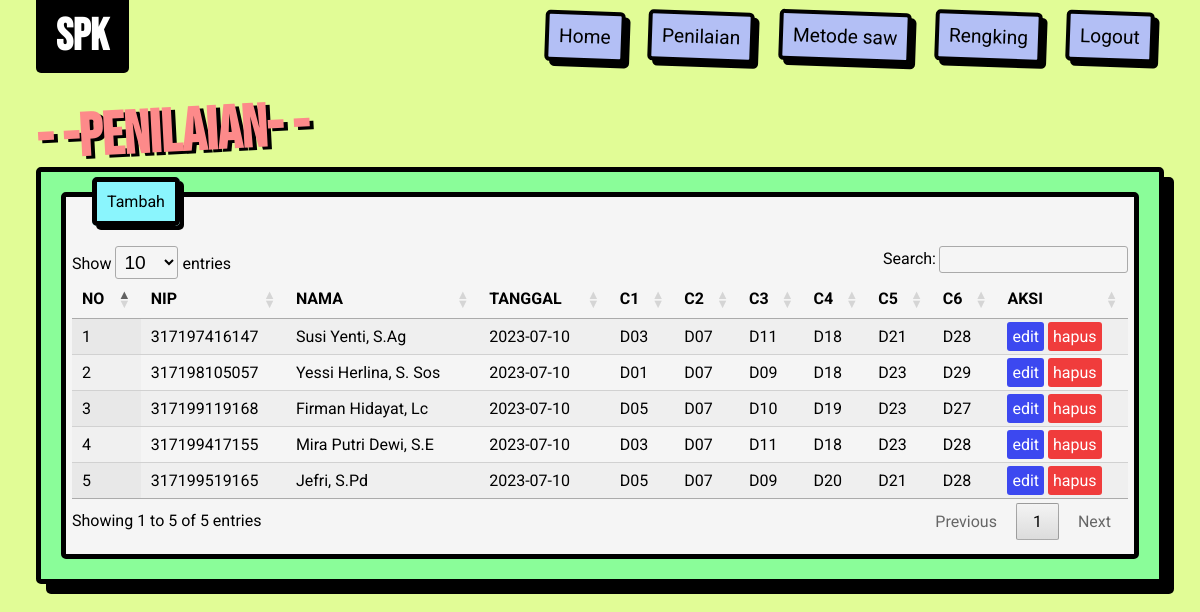
Page /user/read_penilaian.php (signed in) on the committed database.
### tables this page shows
CREATE TABLE `tbl_kriteria` (
  `id_kriteria` varchar(10) NOT NULL,
  `nama_kriteria` varchar(25) NOT NULL,
  `bobot` double NOT NULL,
  `kategori` varchar(10) NOT NULL
);

CREATE TABLE `tbl_alternatif` (
  `nip` varchar(25) NOT NULL,
  `nama_alternatif` varchar(25) NOT NULL,
  `jenis_kelamin` varchar(15) NOT NULL,
  `gol` varchar(10) NOT NULL,
  `program_studi` varchar(25) NOT NULL,
  `jabatan` varchar(15) NOT NULL
);

CREATE TABLE `tbl_subkriteria` (
  `id_sub` char(5) NOT NULL,
  `nama_sub` varchar(25) NOT NULL,
  `nilai_sub` double NOT NULL,
  `id_kriteria` char(5) NOT NULL
);

### asset/config/function.php (called while the page is built, shortened)
<?php
function koneksi()
{
  return mysqli_connect("localhost", "root", "", "spk_jabatanguru");
}
function query($query)
{
  $conn = koneksi();
  $result = mysqli_query($conn, $query) or die(mysqli_error($conn));
  $rows = [];
  while ($row = mysqli_fetch_array($result)) {
    $rows[] = $row;
  }
  return $rows;
}

### user/read_penilaian.php (the view, shortened to what this page needs)
<?php
require_once '../asset/config/function.php';
?>
<!DOCTYPE html>
<html lang="en">
<head>
  <link rel="stylesheet" href="../asset/css/style.css">
  <link rel="stylesheet" href="../datatables/datatables.css">
  <link rel="stylesheet" href="../datatables/datatables.css">
</head>
<body>
  <header>
    <div class="logo">
      <h1>SPK</h1>
    </div>
    <div class="menu">
      <ul>
        <li><a href="dashboard_user.php">Home</a></li>
        <li><a href="read_penilaian.php">Penilaian</a></li>
        <li><a href="Metode_saw.php">Metode saw</a></li>
        <li><a href="rangking.php">Rengking</a></li>
        <li><a href="../logout.php">Logout</a></li>
      </ul>
    </div>
  </header>
  <main>
    <h1>- -Penilaian- -</h1>
    <div class="container">
      <div class="container-body">
        <div class="container-head">
          <a href="create_penilaian.php" class="tambah">Tambah</a>
        </div>
        <div class="tabel">
          <table id="example" class="display dataTable" style="width:100%" aria-describedby="example_info">
            <thead>
              <tr>
                <th>NO</th>
                <th>NIP</th>
                <th>NAMA</th>
                <th>TANGGAL</th>
                <?php $kriteriaQuery = query("SELECT * FROM tbl_kriteria") ?>
                <?php foreach ($kriteriaQuery as $kriteria) : ?>
                  <th><?= $kriteria['id_kriteria']; ?></th>
                <?php endforeach; ?>
                <th>AKSI</th>
              </tr>
            </thead>
            <tbody>
              <?php $alternatifQuery = query("SELECT DISTINCT  a.nip, a.nama_alternatif, p.tanggal
                                      FROM tbl_alternatif a
                                      INNER JOIN tbl_penilaian p ON a.nip = p.nip ORDER BY nip") ?>
              <?php $no = 1; ?>
              <?php foreach ($alternatifQuery as $altquery) : ?>
                <tr>
                  <td><?= $no++; ?></td>
                  <td><?= $altquery['nip']; ?></td>
                  <td><?= $altquery['nama_alternatif']; ?></td>
                  <td><?= $altquery['tanggal']; ?></td>
                  <?php $subquery = query("SELECT s.id_sub as sub FROM tbl_penilaian p
                        INNER JOIN tbl_subkriteria s ON p.id_sub = s.id_sub
                        WHERE tanggal='" . $altquery['tanggal'] . "' AND nip='" . $altquery['nip'] . "'") ?>
                  <?php foreach ($subquery as $sub) : ?>
                    <td><?= $sub['sub']; ?></td>
                  <?php endforeach; ?>
                  <td>
                    <a href="update_penilaian.php?nip=<?= $altquery['nip']; ?>" class="aksi edit">edit</a>
                    <a href="delete_penilaian.php?nip=<?= $altquery['nip']; ?>" onclick="return confirm('apakah yakin mau di hapus?')" class="aksi hapus">hapus</a>
                  </td>
                </tr>
              <?php endforeach; ?>
            </tbody>
          </table>
        </div>
      </div>
    </div>
  </main>
</body>
</html>

### asset/css/style.css (style rules this page uses)
:root { --green: #e1fc96; --black: #000; --white: #fff; --bebas: "Bebas Neue", sans-serif; --robot: "Roboto", sans-serif; }
* { padding: 0; margin: 0; text-decoration: none; list-style: none; box-sizing: border-box; }
body { position: relative; background: var(--green); min-height: 100vh; }
header { display: flex; justify-content: space-between; align-items: center; padding: 0px 3%; }
.logo { font-family: var(--bebas); font-size: 1.4rem; background: var(--black); padding: 10px 20px; color: var(--white); border-bottom-left-radius: 5px; border-bottom-right-radius: 5px; }
.menu li { display: inline; padding: 10px; font-size: 1.2rem; }
.menu li a { position: relative; color: black; background-color: rgb(179, 191, 245); display: inline-block; padding: 10px; box-shadow: 5px 5px var(--black); border-radius: 5px; border: 4px solid var(--black); font-family: var(--robot); transform: rotate(2deg); -webkit-transform: rotate(2deg); -moz-transform: rotate(2deg); -ms-transform: rotate(2deg); -o-transform: rotate(2deg); }
main { margin: 2px 3%; border-radius: 5px; font-family: var(--robot); flex: 1; }
main h1 { position: relative; font-family: var(--bebas); font-size: 60px; text-shadow: 4px 3px rgb(0, 0, 0); color: rgb(253, 138, 138); transform: rotate(-3deg); -webkit-transform: rotate(-3deg); -moz-transform: rotate(-3deg); -ms-transform: rotate(-3deg); -o-transform: rotate(-3deg); }
.container { background: rgb(138, 253, 153); margin-top: 20px; padding: 20px; box-shadow: 10px 10px black; border: 5px solid black; border-radius: 5px; -webkit-border-radius: 5px; -moz-border-radius: 5px; -ms-border-radius: 5px; -o-border-radius: 5px; }
.container-head { margin: 0px 0px 30px; }
.container-head a { position: relative; bottom: 5px; color: black; margin: 20px; border: 5px solid black; border-radius: 5px; box-shadow: 4px 4px black; padding: 10px; background: rgb(138, 245, 253); transform: rotate(20deg); -webkit-transform: rotate(20deg); -moz-transform: rotate(20deg); -ms-transform: rotate(20deg); -o-transform: rotate(20deg); }
.container-body { background: whitesmoke; padding: 0px 6px 14px; box-sizing: border-box; border: 5px solid black; border-radius: 5px; -webkit-border-radius: 5px; -moz-border-radius: 5px; -ms-border-radius: 5px; -o-border-radius: 5px; }
table .aksi { padding: 5px; color: white; border-radius: 3px; -webkit-border-radius: 3px; -moz-border-radius: 3px; -ms-border-radius: 3px; -o-border-radius: 3px; }
table .edit { background-color: rgb(60, 72, 240); }
table .hapus { background-color: rgb(240, 60, 60); }

### rows in the picture
tbl_kriteria: id_kriteria "C1"
tbl_kriteria: id_kriteria "C2"
tbl_kriteria: id_kriteria "C3"
tbl_kriteria: id_kriteria "C4"
tbl_kriteria: id_kriteria "C5"
tbl_kriteria: id_kriteria "C6"
tbl_alternatif: nip "317197416147", nama_alternatif "Susi Yenti, S.Ag", tanggal "2023-07-10"
tbl_subkriteria: id_sub "D03"
tbl_subkriteria: id_sub "D07"
tbl_subkriteria: id_sub "D11"
tbl_subkriteria: id_sub "D18"
tbl_subkriteria: id_sub "D21"
tbl_subkriteria: id_sub "D28"
tbl_alternatif: nip "317198105057", nama_alternatif "Yessi Herlina, S. Sos", tanggal "2023-07-10"
tbl_subkriteria: id_sub "D01"
tbl_subkriteria: id_sub "D09"
tbl_subkriteria: id_sub "D23"
tbl_subkriteria: id_sub "D29"
tbl_alternatif: nip "317199119168", nama_alternatif "Firman Hidayat, Lc", tanggal "2023-07-10"
tbl_subkriteria: id_sub "D05"
tbl_subkriteria: id_sub "D10"
tbl_subkriteria: id_sub "D19"
tbl_subkriteria: id_sub "D27"
tbl_alternatif: nip "317199417155", nama_alternatif "Mira Putri Dewi, S.E", tanggal "2023-07-10"
tbl_alternatif: nip "317199519165", nama_alternatif "Jefri, S.Pd", tanggal "2023-07-10"
tbl_subkriteria: id_sub "D20"
